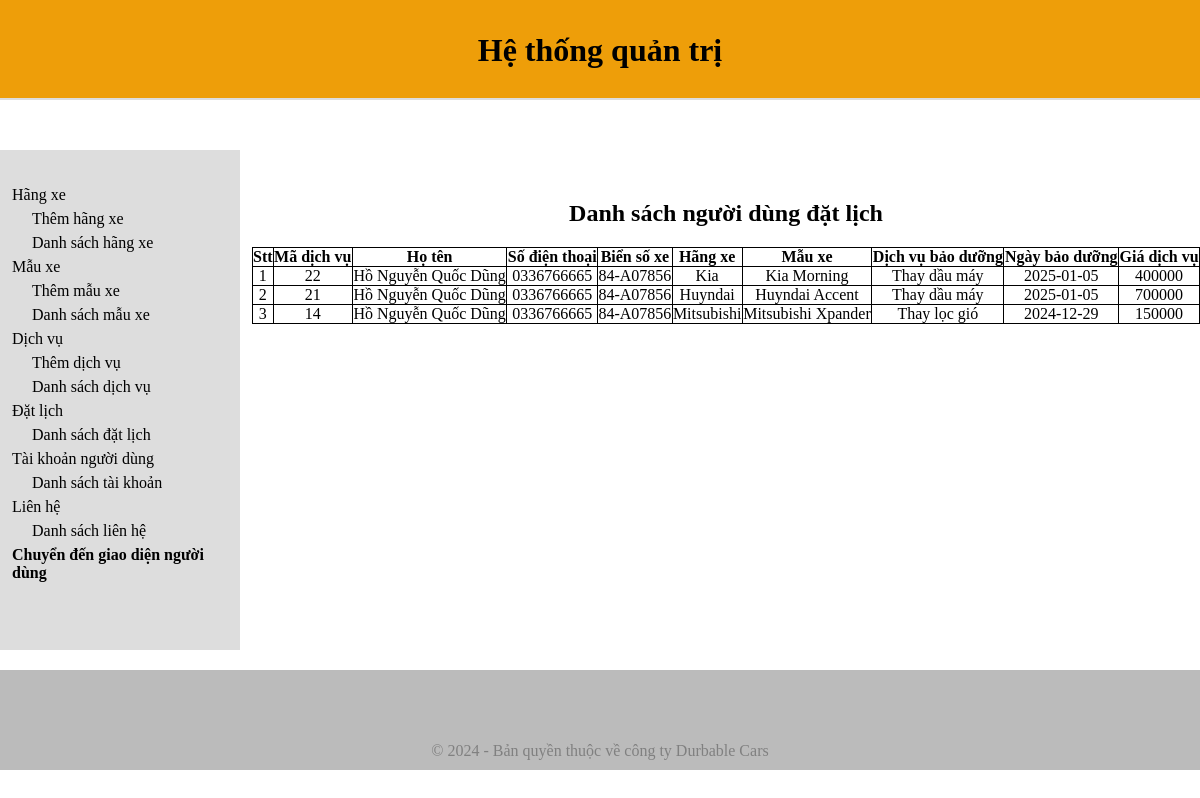
/admin/datlichlist.php, run on an earlier commit of the app's database.
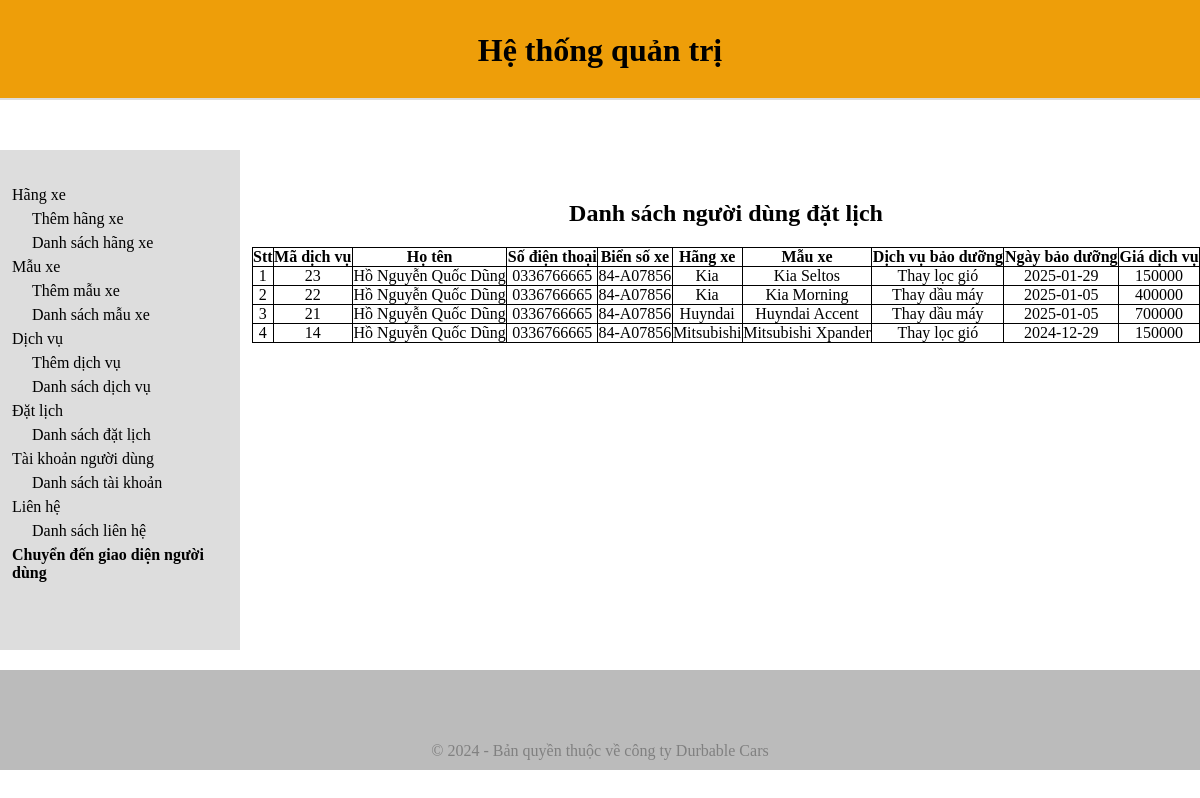
And on a later commit of the database.
### tables this page shows
CREATE TABLE `tbl_datlich` (
  `datlich_id` int(11) NOT NULL,
  `hoten` varchar(255) NOT NULL,
  `sdt` varchar(11) NOT NULL,
  `biensoxe` varchar(255) NOT NULL,
  `category_id` int(11) NOT NULL,
  `brand_id` int(11) NOT NULL,
  `product_id` int(11) NOT NULL,
  `ngaybd` date NOT NULL,
  `product_price` int(11) NOT NULL
);

CREATE TABLE `tbl_category` (
  `category_id` int(11) NOT NULL,
  `category_name` varchar(255) NOT NULL
);

CREATE TABLE `tbl_brand` (
  `brand_id` int(11) NOT NULL,
  `category_id` int(11) NOT NULL,
  `brand_name` varchar(255) NOT NULL
);

CREATE TABLE `tbl_product` (
  `product_id` int(11) NOT NULL,
  `product_name` varchar(255) NOT NULL,
  `category_id` int(11) NOT NULL,
  `brand_id` int(11) NOT NULL,
  `product_price` varchar(255) NOT NULL,
  `product_time` int(255) NOT NULL,
  `product_vatTu` varchar(255) NOT NULL,
  `product_img` varchar(255) NOT NULL,
  `product_imgad` varchar(255) NOT NULL
);

### admin/database.php (called while the page is built, shortened)
<?php
class Database
{
    public $host = DB_HOST;
    public $user = DB_USER;
    public $pass = DB_PASS;
    public $dbname = DB_NAME;
    public $link;
    public function connectDB()
    {
        $this->link = new mysqli($this->host, $this->user, $this->pass, $this->dbname);
        if ($this->link) {
            return false;
        }
    }
    public function select($query)
    {
        $result = $this->link->query($query) or die($this->link->error . __LINE__);
        if ($result->num_rows > 0) {
            return $result;
        } else {
            return false;
        }
    }
}
?>

### copy_productClass.php (called while the page is built, shortened)
<?php
include "admin/database.php";
?>
<?php
class product
{
    public $db;
    public function __construct()
    {
        $this->db = new Database();
    }
    public function show_datLich()
    {
        $query = "SELECT tbl_datlich.*, tbl_category.category_name, tbl_brand.brand_name, tbl_product.product_name
            FROM tbl_datlich
            INNER JOIN tbl_category ON tbl_datlich.category_id = tbl_category.category_id
            INNER JOIN tbl_brand ON tbl_datlich.brand_id = tbl_brand.brand_id
            INNER JOIN tbl_product ON tbl_datlich.product_id = tbl_product.product_id
            ORDER BY tbl_datlich.datlich_id DESC;";
        $result = $this->db->select($query);
        return $result;
    }
}
?>

### admin/datlichlist.php (the view)
<?php
include "header.php";
include "slider.php";
include "../copy_productClass.php";
$product = new product;
$show_datlich = $product->show_datLich();
?>
<div class="admin-contentRight">
    <div class="admin-contentRight-category_list">
    <table>
        <h1>Danh sách người dùng đặt lịch</h1>
        <tr>
            <th>Stt</th>
            <th>Mã dịch vụ</th>
            <th>Họ tên</th>
            <th>Số điện thoại</th>
            <th>Biển số xe</th>
            <th>Hãng xe</th>
            <th>Mẫu xe</th>
            <th>Dịch vụ bảo dưỡng</th>
            <th>Ngày bảo dưỡng</th>
            <th>Giá dịch vụ</th>
        </tr>
        <?php
        if ($show_datlich) {
            $i = 0;
            while ($result = $show_datlich->fetch_assoc()) {
                $i++;
        ?>
                <tr>
                    <td><?php echo $i ?></td>
                    <td><?php echo $result['datlich_id'] ?></td>
                    <td><?php echo $result['hoten'] ?></td>
                    <td><?php echo $result['sdt'] ?></td>
                    <td><?php echo $result['biensoxe'] ?></td>
                    <td><?php echo $result['category_name'] ?></td>
                    <td><?php echo $result['brand_name'] ?></td>
                    <td><?php echo $result['product_name'] ?></td>
                    <td><?php echo $result['ngaybd'] ?></td>
                    <td><?php echo $result['product_price'] ?></td>
                </tr>
        <?php
            }
        }
        ?>
    </table>
    </div>
</div>
</section>
<?php
include "footer_admin.php";
?>

### admin/header.php (shortened to what this page needs)
<!DOCTYPE html>
<html lang="en">
<head>
    <link rel="stylesheet" href="style.css">
</head>
<body>
    <header><h1>Hệ thống quản trị</h1></header>

### admin/slider.php
<section class="admin-content">
    <div class="admin-contentleft">
        <ul>
            <li>Hãng xe
                <ul>
                    <li><a href="categoryadd.php">Thêm hãng xe</a></li>
                    <li><a href="categoryList.php">Danh sách hãng xe</a></li>
                </ul>
            </li>
            <li>Mẫu xe
                <ul>
                    <li><a href="brandadd.php">Thêm mẫu xe</a></li>
                    <li><a href="brandlist.php">Danh sách mẫu xe</a></li>
                </ul>
            </li>
            <li>Dịch vụ
                <ul>
                    <li><a href="productAdd.php">Thêm dịch vụ</a></li>
                    <li><a href="productList.php">Danh sách dịch vụ</a></li>
                </ul>
            </li>
            <li>Đặt lịch
                <ul>
                    <li><a href="datlichlist.php">Danh sách đặt lịch</a></li>
                </ul>
            </li>
            <li>Tài khoản người dùng
                <ul>
                    <li><a href="userlist.php">Danh sách tài khoản</a></li>
                </ul>
            </li>
            <li>Liên hệ
                <ul>
                    <li><a href="lienhead.php">Danh sách liên hệ</a></li>
                </ul>
            </li>
            <li><a href="../index.php">Chuyển đến giao diện người dùng</a></li>
        </ul>
    </div>

### admin/footer_admin.php (shortened to what this page needs)
<footer class="footerAdmin">
<font class="footerAdmin_font" style="color: grey; text-align: center;">&copy; 2024 - Bản quyền thuộc về công ty Durbable Cars</font>
</footer>
</body>
</html>

### admin/style.css (style rules this page uses)
* { margin: 0; padding: 0; box-sizing: border-box; color: black; outline: none; }
h1 { padding-bottom: 20px; }
a { text-decoration: none; }
ul { list-style: none; }
header { height: 100px; width: 100%; border-bottom: 2px solid #ddd; text-align: center; line-height: 100px; background: rgb(238, 158, 9); }
.admin-content { padding-top: 50px; display: flex; }
.admin-contentleft { background-color: #ddd; width: 20%; height: 500px; padding: 30px 0 0 12px; }
.admin-contentleft>ul>li>a { font-weight: bold; }
.admin-contentleft ul li { margin: 6px 0; }
.admin-contentleft ul ul { margin-left: 20px; }
.admin-contentRight { width: 80%; padding: 30px 0 0 12px ; }
.admin-contentRight-category_list { width: 100%; text-align: center; margin-top: 20px; }
.admin-contentRight-category_list table tr th,td { border: 1px solid #000000; }
table { border-collapse: collapse; width: 100%; }
.footerAdmin { margin-top: 20px; background-color: #bbbbbb; display: flex; height: 100px; }
.footerAdmin_font { margin: auto; margin-bottom: 10px; }

What changed in the data, as far as the page shows it:
added tbl_datlich: datlich_id "23", hoten "Hồ Nguyễn Quốc Dũng", sdt "0336766665", biensoxe "84-A07856", category.category_name "Kia", brand.brand_name "Kia Seltos", product.product_name "Thay lọc gió", ngaybd "2025-01-29", product_price "150000"
